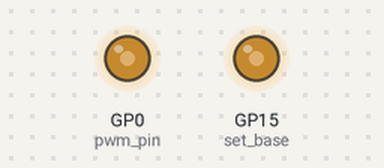
Bench run of a program on a simulated Raspberry Pi Pico running MicroPython. Parts: output pins drawn as LEDs (lit = HIGH). At 0.1 s the program stops and its outputs stay as they are.

Above: at 0.1 s.
Timing chart, 0 to 1.6 s (numbered marks = the images above):
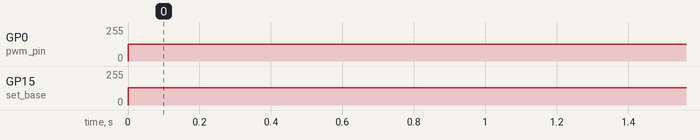

Measured:
- by itself, GP0 (pwm_pin): 0/255 → 127/255 at 0.00 s
- by itself, GP15 (set_base): 0/255 → 128/255 at 0.00 s

The program:

PWM_vs_PIO.py
```python
# Micropython
'''Creates 50% duty cycle square waves using PWM and PIO. You can hook these up to an LED if you
want but my purpose is to use an oscilloscope to compare the quality of the waves produced
by the two different techniques.'''

import time
from machine import Pin, PWM
from rp2 import PIO, StateMachine, asm_pio

@asm_pio(set_init=PIO.OUT_LOW)
def square():
    wrap_target()
    set(pins, 1)
    set(pins, 0)
    wrap()

# This value controls the frequency of both approaches
freq=4000

# Use PWM to create a square wave
pwm_pin = PWM(Pin(0))

pwm_pin.freq(freq)
pwm_pin.duty_u16(32767)

# Use PIO to create a square wave
sm = rp2.StateMachine(0, square, freq=freq*2, set_base=Pin(15))
sm.active(1)
```
